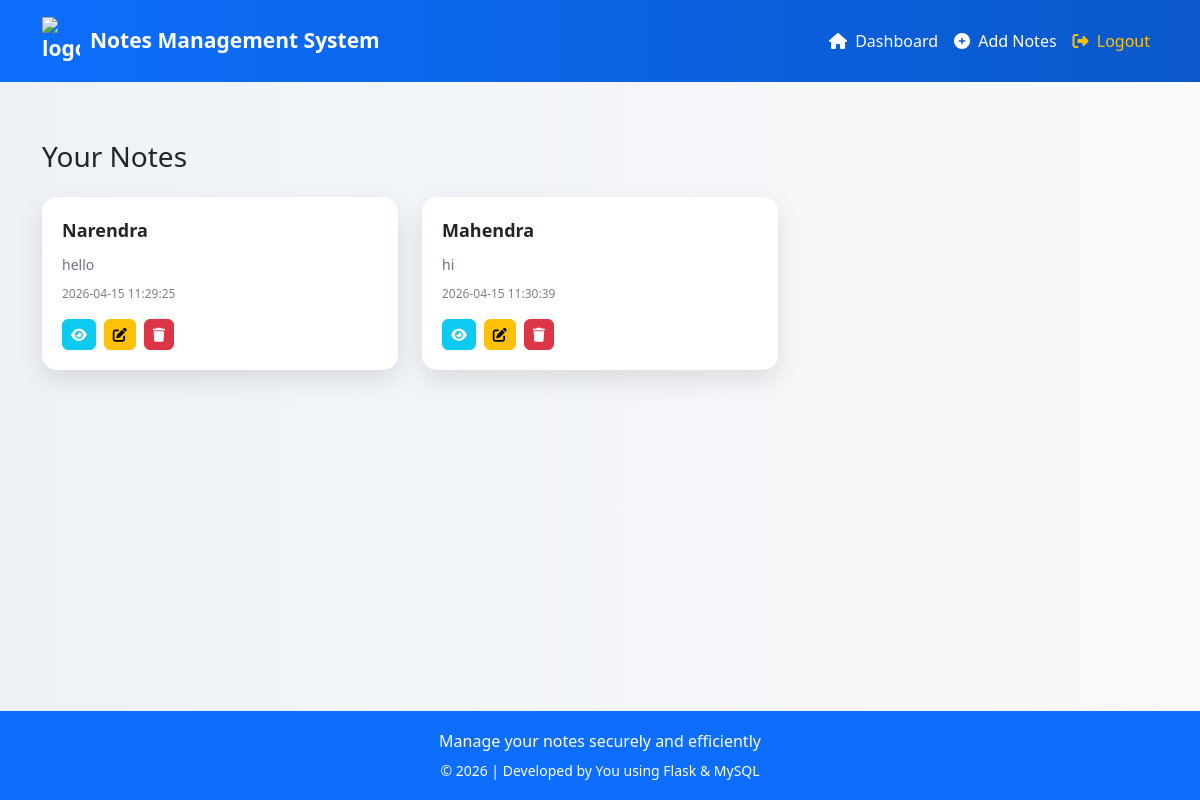
/viewall (signed in), run on the app's committed database.
### tables this page shows
CREATE TABLE notes (
        id INTEGER PRIMARY KEY AUTOINCREMENT,
        title TEXT NOT NULL,
        content TEXT,
        created_at TIMESTAMP DEFAULT CURRENT_TIMESTAMP,
        user_id INTEGER,
        FOREIGN KEY (user_id) REFERENCES users(id) ON DELETE CASCADE
    );

### app.py (the view)
@app.route('/viewall')
def viewall():
    if 'user_id' not in session:
        flash("Please login first!", "warning")
        return redirect('/')
    cursor = con.cursor()
    cursor.execute(
        "SELECT * FROM notes WHERE user_id=?",
        (session['user_id'],)
    )
    notes = cursor.fetchall()
    return render_template("viewall.html", notes=notes)

### templates/viewall.html (shortened to what this page needs)
{% extends "base.html" %}
{% block content %}
<div class="container notes-container">
    <h3 class="mb-4">Your Notes</h3>
    {% if notes %}
    <div class="row g-4">
        {% for note in notes %}
        <div class="col-12 col-sm-6 col-lg-4 d-flex">
            <div class="note-card w-100">
                <div class="note-title">
                    {{ note.title }}
                </div>
                <div class="note-content">
                    {{ note.content }}
                </div>
                <div class="note-date">
                    {{ note.created_at }}
                </div>
                <div class="mt-3 d-flex gap-2 flex-wrap">
                    <a href="/viewnotes/{{ note.id }}" class="btn btn-info btn-sm text-white">
                        <i class="fas fa-eye"></i>
                    </a>
                    <a href="/updatenote/{{ note.id }}" class="btn btn-warning btn-sm">
                        <i class="fas fa-edit"></i>
                    </a>
                    <a href="/deletenote/{{ note.id }}" class="btn btn-danger btn-sm">
                        <i class="fas fa-trash"></i>
                    </a>
                </div>
            </div>
        </div>
        {% endfor %}
    </div>
    {% else %}
    <div class="text-center mt-5">
        <p class="text-muted">No notes available</p>
        <a href="/addnote" class="btn btn-primary">Create your first note</a>
    </div>
    {% endif %}
</div>
{% endblock %}

### templates/base.html (style rules this page uses)
html, body { min-height: 100%; margin: 0; }
body { font-family: 'Segoe UI', sans-serif; background: linear-gradient(to right, #eef2f7, #f8f9fa); }

### templates/viewall.html (style rules this page uses)
.notes-container { margin-top: 40px; margin-bottom: 50px; }
.note-card { background: white; border-radius: 15px; padding: 20px; box-shadow: 0 10px 25px rgba(0,0,0,0.1); transition: 0.3s; height: 100%; }
.note-title { font-weight: 600; font-size: 18px; }
.note-content { font-size: 14px; color: #6c757d; margin-top: 10px; word-wrap: break-word; max-height: 80px; overflow: hidden; }
.note-date { font-size: 12px; color: gray; margin-top: 10px; }
.btn-sm { border-radius: 6px; }

### data on the page
notes: title "Narendra", content "hello", created_at "2026-04-15 11:29:25"
notes: title "Mahendra", content "hi", created_at "2026-04-15 11:30:39"
